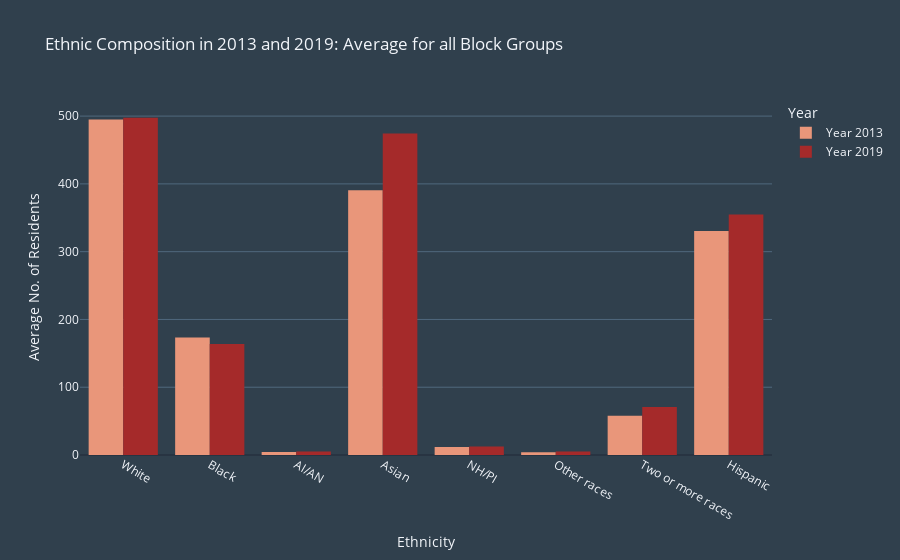

This figure's notebook cell:
### Code cell
# a simple bar chart, putting date on the x-axis

fig = px.bar(blockabsolute,
             x='Ethnicity',
             y=['Year 2013', 'Year 2019'],
             barmode='group',
             height=600,
             title="Ethnic Composition in 2013 and 2019: Average for all Block Groups",
             color_discrete_sequence=["#e9967a","#a52a2a"],
             labels={'Ethnicity':'Ethnicity','value':'Average No. of Residents', 'variable':'Year'}
                     )

# get rid of white lines inside the bars
fig.update_traces(marker_line_width=0)
fig.layout.template = 'custom_dark'

fig.write_html('htmls/block_average_absolute.html')

# show the figure
fig.show()

### Figure 1 — Plotly figure (JSON) as saved in the notebook; plotly's stock layout.template omitted (floating-point values rounded to 4 significant figures)
{"data": [{"alignmentgroup": "True", "hovertemplate": "Year=Year 2013<br>Ethnicity=%{x}<br>Average No. of Residents=%{y}<extra></extra>", "legendgroup": "Year 2013", "marker": {"color": "#e9967a", "line": {"width": 0}, "pattern": {"shape": ""}}, "name": "Year 2013", "offsetgroup": "Year 2013", "orientation": "v", "showlegend": true, "textposition": "auto", "type": "bar", "x": ["White", "Black", "AI/AN", "Asian", "NH/PI", "Other races", "Two or more races", "Hispanic"], "xaxis": "x", "y": [495.0, 173.3, 4.287, 390.6, 11.69, 4.206, 57.99, 330.6], "yaxis": "y"}, {"alignmentgroup": "True", "hovertemplate": "Year=Year 2019<br>Ethnicity=%{x}<br>Average No. of Residents=%{y}<extra></extra>", "legendgroup": "Year 2019", "marker": {"color": "#a52a2a", "line": {"width": 0}, "pattern": {"shape": ""}}, "name": "Year 2019", "offsetgroup": "Year 2019", "orientation": "v", "showlegend": true, "textposition": "auto", "type": "bar", "x": ["White", "Black", "AI/AN", "Asian", "NH/PI", "Other races", "Two or more races", "Hispanic"], "xaxis": "x", "y": [497.6, 163.6, 4.981, 474.2, 12.69, 5.169, 70.96, 354.7], "yaxis": "y"}], "layout": {"autosize": true, "barmode": "group", "legend": {"title": {"text": "Year"}, "tracegroupgap": 0}, "title": {"text": "Ethnic Composition in 2013 and 2019: Average for all Block Groups"}, "xaxis": {"anchor": "y", "autorange": true, "domain": [0, 1], "range": [-0.5, 7.5], "title": {"text": "Ethnicity"}, "type": "category"}, "yaxis": {"anchor": "x", "autorange": true, "domain": [0, 1], "range": [0, 523.7], "title": {"text": "Average No. of Residents"}, "type": "linear"}}}
